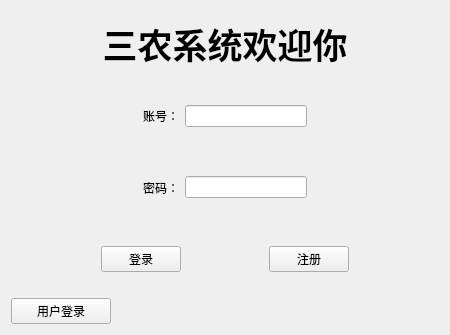
<?xml version="1.0" encoding="UTF-8"?>
<ui version="4.0">
 <class>manager</class>
 <widget class="QWidget" name="manager">
  <property name="geometry">
   <rect>
    <x>0</x>
    <y>0</y>
    <width>450</width>
    <height>335</height>
   </rect>
  </property>
  <property name="minimumSize">
   <size>
    <width>450</width>
    <height>335</height>
   </size>
  </property>
  <property name="maximumSize">
   <size>
    <width>450</width>
    <height>335</height>
   </size>
  </property>
  <property name="windowTitle">
   <string>管理员登录</string>
  </property>
  <layout class="QGridLayout" name="gridLayout">
   <item row="0" column="0">
    <widget class="QLabel" name="label">
     <property name="text">
      <string>&lt;html&gt;&lt;head/&gt;&lt;body&gt;&lt;p align=&quot;center&quot;&gt;&lt;span style=&quot; font-size:26pt; font-weight:700;&quot;&gt;三农系统欢迎你&lt;/span&gt;&lt;/p&gt;&lt;/body&gt;&lt;/html&gt;</string>
     </property>
    </widget>
   </item>
   <item row="1" column="0">
    <widget class="QWidget" name="widget" native="true">
     <layout class="QHBoxLayout" name="horizontalLayout">
      <item>
       <spacer name="horizontalSpacer_5">
        <property name="orientation">
         <enum>Qt::Horizontal</enum>
        </property>
        <property name="sizeHint" stdset="0">
         <size>
          <width>40</width>
          <height>20</height>
         </size>
        </property>
       </spacer>
      </item>
      <item>
       <widget class="QLabel" name="label_2">
        <property name="text">
         <string>账号：</string>
        </property>
       </widget>
      </item>
      <item>
       <widget class="QLineEdit" name="count"/>
      </item>
      <item>
       <spacer name="horizontalSpacer_6">
        <property name="orientation">
         <enum>Qt::Horizontal</enum>
        </property>
        <property name="sizeHint" stdset="0">
         <size>
          <width>40</width>
          <height>20</height>
         </size>
        </property>
       </spacer>
      </item>
     </layout>
    </widget>
   </item>
   <item row="2" column="0">
    <widget class="QWidget" name="widget_2" native="true">
     <layout class="QHBoxLayout" name="horizontalLayout_2">
      <item>
       <spacer name="horizontalSpacer_7">
        <property name="orientation">
         <enum>Qt::Horizontal</enum>
        </property>
        <property name="sizeHint" stdset="0">
         <size>
          <width>40</width>
          <height>20</height>
         </size>
        </property>
       </spacer>
      </item>
      <item>
       <widget class="QLabel" name="label_3">
        <property name="text">
         <string>密码：</string>
        </property>
       </widget>
      </item>
      <item>
       <widget class="QLineEdit" name="password">
        <property name="echoMode">
         <enum>QLineEdit::Password</enum>
        </property>
       </widget>
      </item>
      <item>
       <spacer name="horizontalSpacer_8">
        <property name="orientation">
         <enum>Qt::Horizontal</enum>
        </property>
        <property name="sizeHint" stdset="0">
         <size>
          <width>40</width>
          <height>20</height>
         </size>
        </property>
       </spacer>
      </item>
     </layout>
    </widget>
   </item>
   <item row="3" column="0">
    <widget class="QWidget" name="widget_4" native="true">
     <layout class="QHBoxLayout" name="horizontalLayout_3">
      <item>
       <spacer name="horizontalSpacer_2">
        <property name="orientation">
         <enum>Qt::Horizontal</enum>
        </property>
        <property name="sizeHint" stdset="0">
         <size>
          <width>40</width>
          <height>20</height>
         </size>
        </property>
       </spacer>
      </item>
      <item>
       <widget class="QPushButton" name="login">
        <property name="text">
         <string>登录</string>
        </property>
       </widget>
      </item>
      <item>
       <spacer name="horizontalSpacer">
        <property name="orientation">
         <enum>Qt::Horizontal</enum>
        </property>
        <property name="sizeHint" stdset="0">
         <size>
          <width>40</width>
          <height>20</height>
         </size>
        </property>
       </spacer>
      </item>
      <item>
       <widget class="QPushButton" name="enroll">
        <property name="text">
         <string>注册</string>
        </property>
       </widget>
      </item>
      <item>
       <spacer name="horizontalSpacer_3">
        <property name="orientation">
         <enum>Qt::Horizontal</enum>
        </property>
        <property name="sizeHint" stdset="0">
         <size>
          <width>40</width>
          <height>20</height>
         </size>
        </property>
       </spacer>
      </item>
     </layout>
    </widget>
   </item>
   <item row="4" column="0">
    <widget class="QPushButton" name="change_u">
     <property name="minimumSize">
      <size>
       <width>100</width>
       <height>0</height>
      </size>
     </property>
     <property name="maximumSize">
      <size>
       <width>100</width>
       <height>16777215</height>
      </size>
     </property>
     <property name="text">
      <string>用户登录</string>
     </property>
    </widget>
   </item>
  </layout>
 </widget>
 <resources/>
 <connections/>
</ui>
